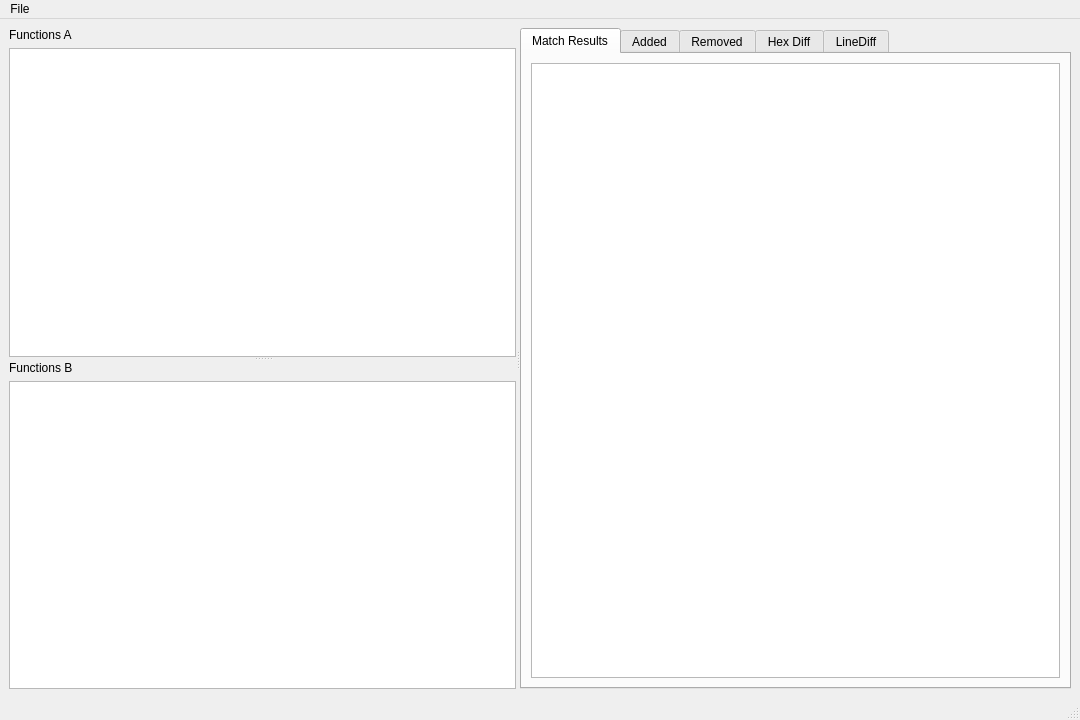
<?xml version="1.0" encoding="UTF-8"?>
<ui version="4.0">
 <class>CutterDiffWindow</class>
 <widget class="QMainWindow" name="CutterDiffWindow">
  <property name="geometry">
   <rect>
    <x>0</x>
    <y>0</y>
    <width>1080</width>
    <height>720</height>
   </rect>
  </property>
  <property name="windowTitle">
   <string>Cutter Diff</string>
  </property>
  <widget class="QWidget" name="centralwidget">
   <layout class="QHBoxLayout" name="horizontalLayout_2">
    <item>
     <widget class="QSplitter" name="splitter">
      <property name="sizePolicy">
       <sizepolicy hsizetype="Expanding" vsizetype="Preferred">
        <horstretch>0</horstretch>
        <verstretch>0</verstretch>
       </sizepolicy>
      </property>
      <property name="minimumSize">
       <size>
        <width>300</width>
        <height>0</height>
       </size>
      </property>
      <property name="baseSize">
       <size>
        <width>0</width>
        <height>0</height>
       </size>
      </property>
      <property name="orientation">
       <enum>Qt::Orientation::Horizontal</enum>
      </property>
      <property name="childrenCollapsible">
       <bool>false</bool>
      </property>
      <widget class="QSplitter" name="functionsMenu">
       <property name="sizePolicy">
        <sizepolicy hsizetype="Preferred" vsizetype="Expanding">
         <horstretch>0</horstretch>
         <verstretch>0</verstretch>
        </sizepolicy>
       </property>
       <property name="minimumSize">
        <size>
         <width>100</width>
         <height>200</height>
        </size>
       </property>
       <property name="orientation">
        <enum>Qt::Orientation::Vertical</enum>
       </property>
       <widget class="QWidget" name="layoutWidget">
        <layout class="QVBoxLayout" name="aVBox">
         <item>
          <widget class="QLabel" name="fcnsALabel">
           <property name="text">
            <string>Functions A</string>
           </property>
          </widget>
         </item>
         <item>
          <layout class="QVBoxLayout" name="fcnsAContainer">
           <item>
            <widget class="CutterTreeView" name="treeViewFcnsA"/>
           </item>
          </layout>
         </item>
        </layout>
       </widget>
       <widget class="QWidget" name="layoutWidget">
        <layout class="QVBoxLayout" name="bVBox">
         <item>
          <widget class="QLabel" name="fcnsBLabel">
           <property name="text">
            <string>Functions B</string>
           </property>
          </widget>
         </item>
         <item>
          <layout class="QVBoxLayout" name="fcnsBContainer">
           <item>
            <widget class="CutterTreeView" name="treeViewFcnsB"/>
           </item>
          </layout>
         </item>
        </layout>
       </widget>
      </widget>
      <widget class="QTabWidget" name="tabWidget">
       <property name="sizePolicy">
        <sizepolicy hsizetype="Expanding" vsizetype="Expanding">
         <horstretch>0</horstretch>
         <verstretch>0</verstretch>
        </sizepolicy>
       </property>
       <property name="currentIndex">
        <number>0</number>
       </property>
       <widget class="QWidget" name="tabMatches">
        <attribute name="title">
         <string>Match Results</string>
        </attribute>
        <layout class="QVBoxLayout" name="verticalLayout_2">
         <item>
          <widget class="CutterTreeView" name="treeViewMatches">
           <property name="indentation">
            <number>0</number>
           </property>
           <property name="rootIsDecorated">
            <bool>false</bool>
           </property>
           <property name="expandsOnDoubleClick">
            <bool>false</bool>
           </property>
          </widget>
         </item>
        </layout>
       </widget>
       <widget class="QWidget" name="tabAdded">
        <attribute name="title">
         <string>Added</string>
        </attribute>
        <layout class="QVBoxLayout" name="verticalLayout_3">
         <item>
          <widget class="CutterTreeView" name="treeViewAdded">
           <property name="indentation">
            <number>0</number>
           </property>
           <property name="rootIsDecorated">
            <bool>false</bool>
           </property>
           <property name="expandsOnDoubleClick">
            <bool>false</bool>
           </property>
          </widget>
         </item>
        </layout>
       </widget>
       <widget class="QWidget" name="tabRemoved">
        <attribute name="title">
         <string>Removed</string>
        </attribute>
        <layout class="QVBoxLayout" name="verticalLayout_4">
         <item>
          <widget class="CutterTreeView" name="treeViewRemoved">
           <property name="indentation">
            <number>0</number>
           </property>
           <property name="rootIsDecorated">
            <bool>false</bool>
           </property>
           <property name="expandsOnDoubleClick">
            <bool>false</bool>
           </property>
          </widget>
         </item>
        </layout>
       </widget>
       <widget class="QWidget" name="tabHexDiff">
        <attribute name="title">
         <string>Hex Diff</string>
        </attribute>
        <layout class="QHBoxLayout" name="horizontalLayout">
         <property name="leftMargin">
          <number>0</number>
         </property>
         <property name="topMargin">
          <number>0</number>
         </property>
         <property name="rightMargin">
          <number>0</number>
         </property>
         <property name="bottomMargin">
          <number>0</number>
         </property>
         <item>
          <widget class="QSplitter" name="splitterHexView">
           <property name="orientation">
            <enum>Qt::Orientation::Horizontal</enum>
           </property>
           <property name="childrenCollapsible">
            <bool>false</bool>
           </property>
           <widget class="QWidget" name="horizontalLayoutWidget">
            <layout class="QHBoxLayout" name="hexDiffContainer"/>
           </widget>
           <widget class="QWidget" name="verticalLayoutWidget">
            <layout class="QVBoxLayout" name="parseMenuContainer">
             <property name="spacing">
              <number>0</number>
             </property>
             <item>
              <widget class="QTabWidget" name="tabParsing">
               <property name="sizePolicy">
                <sizepolicy hsizetype="Minimum" vsizetype="Expanding">
                 <horstretch>0</horstretch>
                 <verstretch>0</verstretch>
                </sizepolicy>
               </property>
               <property name="currentIndex">
                <number>1</number>
               </property>
               <widget class="QWidget" name="tabDiffOptions">
                <attribute name="title">
                 <string>Diffing</string>
                </attribute>
                <layout class="QVBoxLayout" name="verticalLayout_6">
                 <item>
                  <widget class="QLabel" name="labelShift">
                   <property name="text">
                    <string>Shift</string>
                   </property>
                  </widget>
                 </item>
                 <item>
                  <layout class="QHBoxLayout" name="horizontalLayout_3">
                   <item>
                    <layout class="QVBoxLayout" name="vBoxShiftA">
                     <item>
                      <widget class="QLabel" name="label">
                       <property name="text">
                        <string>File A</string>
                       </property>
                      </widget>
                     </item>
                     <item>
                      <widget class="QPushButton" name="shiftUpA">
                       <property name="text">
                        <string>▲</string>
                       </property>
                      </widget>
                     </item>
                     <item>
                      <widget class="QPushButton" name="shiftDownA">
                       <property name="text">
                        <string>▼</string>
                       </property>
                      </widget>
                     </item>
                    </layout>
                   </item>
                   <item>
                    <layout class="QVBoxLayout" name="vBoxShiftB">
                     <item>
                      <widget class="QLabel" name="label_2">
                       <property name="text">
                        <string>FileB</string>
                       </property>
                      </widget>
                     </item>
                     <item>
                      <widget class="QPushButton" name="shiftUpB">
                       <property name="text">
                        <string>▲</string>
                       </property>
                      </widget>
                     </item>
                     <item>
                      <widget class="QPushButton" name="shiftDownB">
                       <property name="text">
                        <string>▼</string>
                       </property>
                      </widget>
                     </item>
                    </layout>
                   </item>
                  </layout>
                 </item>
                 <item>
                  <spacer name="verticalSpacer">
                   <property name="orientation">
                    <enum>Qt::Orientation::Vertical</enum>
                   </property>
                   <property name="sizeHint" stdset="0">
                    <size>
                     <width>20</width>
                     <height>174</height>
                    </size>
                   </property>
                  </spacer>
                 </item>
                </layout>
               </widget>
               <widget class="QWidget" name="tablnfo">
                <attribute name="title">
                 <string>Info</string>
                </attribute>
                <layout class="QVBoxLayout" name="verticalLayout_5">
                 <item>
                  <widget class="QLabel" name="labelInfoB">
                   <property name="text">
                    <string>INFO A</string>
                   </property>
                  </widget>
                 </item>
                 <item>
                  <layout class="QGridLayout" name="gridLayout" columnstretch="0,0,0">
                   <property name="sizeConstraint">
                    <enum>QLayout::SizeConstraint::SetDefaultConstraint</enum>
                   </property>
                   <property name="rightMargin">
                    <number>0</number>
                   </property>
                   <property name="horizontalSpacing">
                    <number>8</number>
                   </property>
                   <property name="verticalSpacing">
                    <number>10</number>
                   </property>
                   <item row="3" column="0">
                    <widget class="QLabel" name="labelSHA256A">
                     <property name="sizePolicy">
                      <sizepolicy hsizetype="Fixed" vsizetype="Fixed">
                       <horstretch>0</horstretch>
                       <verstretch>0</verstretch>
                      </sizepolicy>
                     </property>
                     <property name="midLineWidth">
                      <number>4</number>
                     </property>
                     <property name="text">
                      <string>SHA256:</string>
                     </property>
                    </widget>
                   </item>
                   <item row="1" column="1">
                    <widget class="QLineEdit" name="bytesMD5A">
                     <property name="sizePolicy">
                      <sizepolicy hsizetype="Expanding" vsizetype="Fixed">
                       <horstretch>0</horstretch>
                       <verstretch>0</verstretch>
                      </sizepolicy>
                     </property>
                     <property name="frame">
                      <bool>true</bool>
                     </property>
                     <property name="alignment">
                      <set>Qt::AlignmentFlag::AlignJustify|Qt::AlignmentFlag::AlignVCenter</set>
                     </property>
                     <property name="readOnly">
                      <bool>true</bool>
                     </property>
                    </widget>
                   </item>
                   <item row="2" column="0">
                    <widget class="QLabel" name="labelSHA1A">
                     <property name="sizePolicy">
                      <sizepolicy hsizetype="Fixed" vsizetype="Fixed">
                       <horstretch>0</horstretch>
                       <verstretch>0</verstretch>
                      </sizepolicy>
                     </property>
                     <property name="text">
                      <string>SHA1:</string>
                     </property>
                    </widget>
                   </item>
                   <item row="3" column="2" alignment="Qt::AlignmentFlag::AlignRight">
                    <widget class="QToolButton" name="copySHA256A">
                     <property name="toolTip">
                      <string>Copy SHA256</string>
                     </property>
                     <property name="layoutDirection">
                      <enum>Qt::LayoutDirection::RightToLeft</enum>
                     </property>
                     <property name="text">
                      <string notr="true"/>
                     </property>
                    </widget>
                   </item>
                   <item row="2" column="2">
                    <widget class="QToolButton" name="copySHA1A">
                     <property name="toolTip">
                      <string>Copy SHA1</string>
                     </property>
                     <property name="layoutDirection">
                      <enum>Qt::LayoutDirection::RightToLeft</enum>
                     </property>
                     <property name="text">
                      <string notr="true"/>
                     </property>
                    </widget>
                   </item>
                   <item row="4" column="1">
                    <widget class="QLineEdit" name="bytesCRC32A">
                     <property name="frame">
                      <bool>true</bool>
                     </property>
                     <property name="alignment">
                      <set>Qt::AlignmentFlag::AlignJustify|Qt::AlignmentFlag::AlignVCenter</set>
                     </property>
                     <property name="readOnly">
                      <bool>true</bool>
                     </property>
                    </widget>
                   </item>
                   <item row="4" column="2" alignment="Qt::AlignmentFlag::AlignRight">
                    <widget class="QToolButton" name="copyCRC32A">
                     <property name="toolTip">
                      <string>Copy CRC32</string>
                     </property>
                     <property name="layoutDirection">
                      <enum>Qt::LayoutDirection::RightToLeft</enum>
                     </property>
                     <property name="text">
                      <string notr="true"/>
                     </property>
                    </widget>
                   </item>
                   <item row="5" column="1" colspan="2">
                    <widget class="QLineEdit" name="bytesEntropyA">
                     <property name="sizePolicy">
                      <sizepolicy hsizetype="Expanding" vsizetype="Fixed">
                       <horstretch>0</horstretch>
                       <verstretch>0</verstretch>
                      </sizepolicy>
                     </property>
                     <property name="frame">
                      <bool>true</bool>
                     </property>
                     <property name="alignment">
                      <set>Qt::AlignmentFlag::AlignJustify|Qt::AlignmentFlag::AlignVCenter</set>
                     </property>
                     <property name="readOnly">
                      <bool>true</bool>
                     </property>
                    </widget>
                   </item>
                   <item row="5" column="0" alignment="Qt::AlignmentFlag::AlignLeft">
                    <widget class="QLabel" name="labelEntropyA">
                     <property name="sizePolicy">
                      <sizepolicy hsizetype="Fixed" vsizetype="Fixed">
                       <horstretch>0</horstretch>
                       <verstretch>0</verstretch>
                      </sizepolicy>
                     </property>
                     <property name="text">
                      <string>Entropy:</string>
                     </property>
                    </widget>
                   </item>
                   <item row="2" column="1">
                    <widget class="QLineEdit" name="bytesSHA1A">
                     <property name="sizePolicy">
                      <sizepolicy hsizetype="Expanding" vsizetype="Fixed">
                       <horstretch>0</horstretch>
                       <verstretch>0</verstretch>
                      </sizepolicy>
                     </property>
                     <property name="frame">
                      <bool>true</bool>
                     </property>
                     <property name="alignment">
                      <set>Qt::AlignmentFlag::AlignJustify|Qt::AlignmentFlag::AlignVCenter</set>
                     </property>
                     <property name="readOnly">
                      <bool>true</bool>
                     </property>
                    </widget>
                   </item>
                   <item row="1" column="0">
                    <widget class="QLabel" name="labelMD5A">
                     <property name="sizePolicy">
                      <sizepolicy hsizetype="Fixed" vsizetype="Fixed">
                       <horstretch>0</horstretch>
                       <verstretch>0</verstretch>
                      </sizepolicy>
                     </property>
                     <property name="text">
                      <string>MD5:</string>
                     </property>
                    </widget>
                   </item>
                   <item row="4" column="0">
                    <widget class="QLabel" name="labelCRC32A">
                     <property name="sizePolicy">
                      <sizepolicy hsizetype="Fixed" vsizetype="Fixed">
                       <horstretch>0</horstretch>
                       <verstretch>0</verstretch>
                      </sizepolicy>
                     </property>
                     <property name="text">
                      <string>CRC32:</string>
                     </property>
                    </widget>
                   </item>
                   <item row="1" column="2">
                    <widget class="QToolButton" name="copyMD5A">
                     <property name="toolTip">
                      <string>Copy MD5</string>
                     </property>
                     <property name="layoutDirection">
                      <enum>Qt::LayoutDirection::RightToLeft</enum>
                     </property>
                     <property name="text">
                      <string notr="true"/>
                     </property>
                    </widget>
                   </item>
                   <item row="3" column="1">
                    <widget class="QLineEdit" name="bytesSHA256A">
                     <property name="frame">
                      <bool>true</bool>
                     </property>
                     <property name="alignment">
                      <set>Qt::AlignmentFlag::AlignJustify|Qt::AlignmentFlag::AlignVCenter</set>
                     </property>
                     <property name="readOnly">
                      <bool>true</bool>
                     </property>
                    </widget>
                   </item>
                  </layout>
                 </item>
                 <item>
                  <widget class="QLabel" name="labelInfoA">
                   <property name="text">
                    <string>INFO B</string>
                   </property>
                  </widget>
                 </item>
                 <item>
                  <layout class="QGridLayout" name="gridLayoutB" columnstretch="0,0,0">
                   <property name="sizeConstraint">
                    <enum>QLayout::SizeConstraint::SetDefaultConstraint</enum>
                   </property>
                   <property name="rightMargin">
                    <number>0</number>
                   </property>
                   <property name="horizontalSpacing">
                    <number>8</number>
                   </property>
                   <property name="verticalSpacing">
                    <number>10</number>
                   </property>
                   <item row="3" column="0">
                    <widget class="QLabel" name="labelSHA256B">
                     <property name="sizePolicy">
                      <sizepolicy hsizetype="Fixed" vsizetype="Fixed">
                       <horstretch>0</horstretch>
                       <verstretch>0</verstretch>
                      </sizepolicy>
                     </property>
                     <property name="midLineWidth">
                      <number>4</number>
                     </property>
                     <property name="text">
                      <string>SHA256:</string>
                     </property>
                    </widget>
                   </item>
                   <item row="1" column="1">
                    <widget class="QLineEdit" name="bytesMD5B">
                     <property name="sizePolicy">
                      <sizepolicy hsizetype="Expanding" vsizetype="Fixed">
                       <horstretch>0</horstretch>
                       <verstretch>0</verstretch>
                      </sizepolicy>
                     </property>
                     <property name="frame">
                      <bool>true</bool>
                     </property>
                     <property name="alignment">
                      <set>Qt::AlignmentFlag::AlignJustify|Qt::AlignmentFlag::AlignVCenter</set>
                     </property>
                     <property name="readOnly">
                      <bool>true</bool>
                     </property>
                    </widget>
                   </item>
                   <item row="2" column="0">
                    <widget class="QLabel" name="labelSHA1B">
                     <property name="sizePolicy">
                      <sizepolicy hsizetype="Fixed" vsizetype="Fixed">
                       <horstretch>0</horstretch>
                       <verstretch>0</verstretch>
                      </sizepolicy>
                     </property>
                     <property name="text">
                      <string>SHA1:</string>
                     </property>
                    </widget>
                   </item>
                   <item row="3" column="2" alignment="Qt::AlignmentFlag::AlignRight">
                    <widget class="QToolButton" name="copySHA256B">
                     <property name="toolTip">
                      <string>Copy SHA256</string>
                     </property>
                     <property name="layoutDirection">
                      <enum>Qt::LayoutDirection::RightToLeft</enum>
                     </property>
                     <property name="text">
                      <string notr="true"/>
                     </property>
                    </widget>
                   </item>
                   <item row="2" column="2">
                    <widget class="QToolButton" name="copySHA1B">
                     <property name="toolTip">
                      <string>Copy SHA1</string>
                     </property>
                     <property name="layoutDirection">
                      <enum>Qt::LayoutDirection::RightToLeft</enum>
                     </property>
                     <property name="text">
                      <string notr="true"/>
                     </property>
                    </widget>
                   </item>
                   <item row="4" column="1">
                    <widget class="QLineEdit" name="bytesCRC32B">
                     <property name="frame">
                      <bool>true</bool>
                     </property>
                     <property name="alignment">
                      <set>Qt::AlignmentFlag::AlignJustify|Qt::AlignmentFlag::AlignVCenter</set>
                     </property>
                     <property name="readOnly">
                      <bool>true</bool>
                     </property>
                    </widget>
                   </item>
                   <item row="4" column="2" alignment="Qt::AlignmentFlag::AlignRight">
                    <widget class="QToolButton" name="copyCRC32B">
                     <property name="toolTip">
                      <string>Copy CRC32</string>
                     </property>
                     <property name="layoutDirection">
                      <enum>Qt::LayoutDirection::RightToLeft</enum>
                     </property>
                     <property name="text">
                      <string notr="true"/>
                     </property>
                    </widget>
                   </item>
                   <item row="5" column="1" colspan="2">
                    <widget class="QLineEdit" name="bytesEntropyB">
                     <property name="sizePolicy">
                      <sizepolicy hsizetype="Expanding" vsizetype="Fixed">
                       <horstretch>0</horstretch>
                       <verstretch>0</verstretch>
                      </sizepolicy>
                     </property>
                     <property name="frame">
                      <bool>true</bool>
                     </property>
                     <property name="alignment">
                      <set>Qt::AlignmentFlag::AlignJustify|Qt::AlignmentFlag::AlignVCenter</set>
                     </property>
                     <property name="readOnly">
                      <bool>true</bool>
                     </property>
                    </widget>
                   </item>
                   <item row="5" column="0" alignment="Qt::AlignmentFlag::AlignLeft">
                    <widget class="QLabel" name="labelEntropyB">
                     <property name="sizePolicy">
                      <sizepolicy hsizetype="Fixed" vsizetype="Fixed">
                       <horstretch>0</horstretch>
                       <verstretch>0</verstretch>
                      </sizepolicy>
                     </property>
                     <property name="text">
                      <string>Entropy:</string>
                     </property>
                    </widget>
                   </item>
                   <item row="2" column="1">
                    <widget class="QLineEdit" name="bytesSHA1B">
                     <property name="sizePolicy">
                      <sizepolicy hsizetype="Expanding" vsizetype="Fixed">
                       <horstretch>0</horstretch>
                       <verstretch>0</verstretch>
                      </sizepolicy>
                     </property>
                     <property name="frame">
                      <bool>true</bool>
                     </property>
                     <property name="alignment">
                      <set>Qt::AlignmentFlag::AlignJustify|Qt::AlignmentFlag::AlignVCenter</set>
                     </property>
                     <property name="readOnly">
                      <bool>true</bool>
                     </property>
                    </widget>
                   </item>
                   <item row="1" column="0">
                    <widget class="QLabel" name="labelMD5B">
                     <property name="sizePolicy">
                      <sizepolicy hsizetype="Fixed" vsizetype="Fixed">
                       <horstretch>0</horstretch>
                       <verstretch>0</verstretch>
                      </sizepolicy>
                     </property>
                     <property name="text">
                      <string>MD5:</string>
                     </property>
                    </widget>
                   </item>
                   <item row="4" column="0">
                    <widget class="QLabel" name="labelCRC32B">
                     <property name="sizePolicy">
                      <sizepolicy hsizetype="Fixed" vsizetype="Fixed">
                       <horstretch>0</horstretch>
                       <verstretch>0</verstretch>
                      </sizepolicy>
                     </property>
                     <property name="text">
                      <string>CRC32:</string>
                     </property>
                    </widget>
                   </item>
                   <item row="1" column="2">
                    <widget class="QToolButton" name="copyMD5B">
                     <property name="toolTip">
                      <string>Copy MD5</string>
                     </property>
                     <property name="layoutDirection">
                      <enum>Qt::LayoutDirection::RightToLeft</enum>
                     </property>
                     <property name="text">
                      <string notr="true"/>
                     </property>
                    </widget>
                   </item>
                   <item row="3" column="1">
                    <widget class="QLineEdit" name="bytesSHA256B">
                     <property name="frame">
                      <bool>true</bool>
                     </property>
                     <property name="alignment">
                      <set>Qt::AlignmentFlag::AlignJustify|Qt::AlignmentFlag::AlignVCenter</set>
                     </property>
                     <property name="readOnly">
                      <bool>true</bool>
                     </property>
                    </widget>
                   </item>
                  </layout>
                 </item>
                 <item>
                  <spacer name="verticalSpacer_2">
                   <property name="orientation">
                    <enum>Qt::Orientation::Vertical</enum>
                   </property>
                   <property name="sizeHint" stdset="0">
                    <size>
                     <width>20</width>
                     <height>40</height>
                    </size>
                   </property>
                  </spacer>
                 </item>
                </layout>
               </widget>
              </widget>
             </item>
            </layout>
           </widget>
          </widget>
         </item>
        </layout>
       </widget>
       <widget class="QWidget" name="tabLineDiff">
        <attribute name="title">
         <string>LineDiff</string>
        </attribute>
        <layout class="QHBoxLayout" name="horizontalLayout_4">
         <property name="spacing">
          <number>0</number>
         </property>
         <property name="leftMargin">
          <number>0</number>
         </property>
         <property name="topMargin">
          <number>0</number>
         </property>
         <property name="rightMargin">
          <number>0</number>
         </property>
         <property name="bottomMargin">
          <number>0</number>
         </property>
         <item>
          <layout class="QVBoxLayout" name="lineDiffContainer"/>
         </item>
        </layout>
       </widget>
      </widget>
     </widget>
    </item>
   </layout>
  </widget>
  <widget class="QMenuBar" name="menubar">
   <property name="geometry">
    <rect>
     <x>0</x>
     <y>0</y>
     <width>1080</width>
     <height>22</height>
    </rect>
   </property>
   <widget class="QMenu" name="menuFile">
    <property name="title">
     <string>File</string>
    </property>
    <addaction name="actionDiffNewFiles"/>
   </widget>
   <addaction name="menuFile"/>
  </widget>
  <widget class="QStatusBar" name="statusbar"/>
  <action name="actionDiffNewFiles">
   <property name="text">
    <string>Diff New Files</string>
   </property>
  </action>
 </widget>
 <customwidgets>
  <customwidget>
   <class>CutterTreeView</class>
   <extends>QTreeView</extends>
   <header>widgets/CutterTreeView.h</header>
   <container>1</container>
  </customwidget>
 </customwidgets>
 <resources/>
 <connections/>
</ui>
